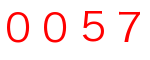
#> input picture captcha_test_data/0057.png, 150 x 60 px; its folder holds only this picture in this run
$ jupyter execute --allow-errors captcha_recognition_pre.ipynb
#> lines starting #> are read from the running program, lines starting #| are printed output that depends on the picture; after the words box and inside, x2 and y2 are one past the last pixel; in counts of white or black regions, pixels touching at a corner belong together
参考资料：
+ https://blog.csdn.net/shebao3333/article/details/78808066 - 好
+ https://blog.csdn.net/xdzhangzhenhao/article/details/81147838
+

[cell 1]
import os
import numpy as np
import pandas as pd
from cv2 import cv2 as cv
import matplotlib
import matplotlib.pyplot as plt


ROOT_DIR = os.getcwd()
TRAIN_DATA = os.path.join(ROOT_DIR, 'digits_data')
TEST_DATA_CAP = os.path.join(ROOT_DIR, 'captcha_test_data')
TEST_DATA_CHAR = os.path.join(ROOT_DIR, 'character_test_data')

下面的一个cell的代码是分割captha

[cell 2]
# 为了方便图片直接显示在jupyter中，cv的imshow不能直接在jupyter中显示
# 为了用matplotlib显示（ 不能用plt.show()，要用plt.imshow() ）
# 由于CV的通道是BGR顺序，而matpotlib是 RGB顺序，这里要做通道转换
# 方法一
# [4 lines left out: function bgr2rgb_v2, not called in this run]
# 方法二
def bgr2rgb(img):
    # 直接用python切片特性，[start: end: step], 这里start end为空，则默认遍历全部，step为-1则倒序遍历
    return img[:, :, ::-1]

def genNeedImg(img_path, img_type='binary', binary_therhold=127,
               binary_reverse=False, size=None, save=False, path='./'):
    '''
    用于生成指定大小的灰度图或二值图, img_path为图像路径
    type为标志转换类型，默认为binary，可选的值为binary或gray
    binary_therhold为二值图划分阈值，默认127（即大于127的像素设置为255，否则置0）
    binary_reverse默认为False，True时黑白颠倒（即大于127的像素设置为0，否则置255）
    size为tuple类型，用于指定生成图像的尺寸, 如：(512,512)，默认为None表示输出原图像尺寸
    save为保存标志，默认为False，为true时将生成的图保存到path(默认为当前文件夹)
    '''
    img_raw = cv.imread(img_path)
    if size != None: # 调整图像尺寸
        img_raw= cv.resize(img_raw,size)
    img_gray = cv.cvtColor(img_raw,cv.COLOR_RGB2GRAY) # 转换颜色空间为灰度
    # Add some extra padding around the image
    # img_gray = cv.copyMakeBorder(img_gray, 8, 8, 8, 8, cv.BORDER_REPLICATE)
    img_name = img_path[9:].split('.')[0] # 获取图像原始名称
    if img_type == 'gray': # 生成灰度图
        if save:
            cv.imwrite(os.path.join(path,'{}_gray.bmp'.format(img_name)),img_gray)
            print('Gray image saved at {}'.format(os.path.join(path,'{}_gray.bmp'.format(img_name))))
        else:
            print('Gray image generated!')
            return img_gray
    else: # 生成二值图
        if binary_reverse:
            ret, img_binary = cv.threshold(img_gray,binary_therhold,255,cv.THRESH_BINARY_INV) #反二进制阈值化
        else:
            ret, img_binary = cv.threshold(img_gray,binary_therhold,255,cv.THRESH_BINARY)# 二进制阈值化
        if save:
            cv.imwrite(os.path.join(path,'{}_binary.bmp'.format(img_name)),img_binary)
            print('threshold:{}'.format(ret)) # 输出转换阈值
            print('Binary image savd at {}'.format(os.path.join(path,'{}_binary.bmp'.format(img_name))))
        else:
            print('Binary image generated!')
            print('threshold:{}'.format(ret)) # 输出转换阈值
            return img_binary

# [48 lines left out: function captcha_character_detach, not called in this run]

[cell 3]
def captcha_char_detach(captcha_img_path, captcha_len=4):
    '''
    本函数在captcha_character_detach基础上，去除了识别验证码标签和保存分割的字符两个功能
    这个函数是用于单纯分割captcha的，用于验证码识别时分割字符用
    传入的验证码为需要检测识别的对象，可以不带标签
    '''
#> called with captcha_img_path = 'captcha_test_data/0057.png', captcha_len = 4
    img_gray = cv.imread(captcha_img_path, cv.IMREAD_GRAYSCALE) # 灰度图读入
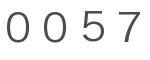
#> img_gray: shape (60, 150); min 76, max 255, mean 238.9
    img_binary = genNeedImg(captcha_img_path, img_type='binary', binary_therhold=127,
                            binary_reverse=True) # 直接调用genNeedImg生成二值图
#> in genNeedImg, img_raw is the input picture: shape (60, 150, 3); mean B, G, R 232.2, 232.2, 255
#> in genNeedImg, `img_gray = cv.cvtColor(img_raw,cv.COLOR_RGB2GRAY)`:
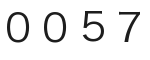
#> img_gray: shape (60, 150); min 29, max 255, mean 234.8
#> in genNeedImg, `ret, img_binary = cv.threshold(img_gray,binary_therhold,255,cv.THRESH_..`:
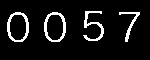
#> img_binary: shape (60, 150); 8.4% white in thin lines or dots, all inside (x1, y1, x2, y2) = (7, 11, 140, 42)
#> in genNeedImg, `ret, img_binary = cv.threshold(img_gray,binary_therhold,255,cv.THRESH_..`: ret = 127
#| threshold:127.0
    contours, hierarchy = cv.findContours(img_binary, cv.RETR_EXTERNAL, cv.CHAIN_APPROX_SIMPLE) # 划分字符轮廓
#> contours = 4 contours; box (x1, y1, x2, y2) and area: (44, 12, 66, 42) 510, (7, 12, 29, 42) 510, (83, 11, 104, 41) 126, (119, 12, 140, 42) 86
    # 由于直接划分的轮廓太多了（我换了字体后好像不会划分很多），这里考虑记录每个每个轮廓的数据，然后取 wxh （长x宽，即面积）的top4
    boundings = [cv.boundingRect(contour) for contour in contours] # 获取每个轮廓的信息，(x,y,width,height) x,y为轮廓最左上角坐标
#> boundings = [(119, 12, 21, 30), (44, 12, 22, 30), (7, 12, 22, 30), (83, 11, 21, 30)]
    boundings.sort(key=lambda tuple_x: tuple_x[2]*tuple_x[3], reverse=True) # lamdba传入的就是计算每个轮廓的面积，然后按面积大小降序排序
    if len(boundings) < captcha_len: # 获取到的轮廓小于4，则说明没有把4个字符都区分开来
        print('Bondings less then {}, captcha discarded!'.format(captcha_len))
        return # 直接结束，丢弃这个验证码样本
    boundings_save = sorted(boundings[:captcha_len], key=lambda tuple_x: tuple_x[0]) # 按轮廓的x坐标大小排序，tuple_x=(x,y,width,height)
#> boundings_save = [(7, 12, 22, 30), (44, 12, 22, 30), (83, 11, 21, 30), (119, 12, 21, 30)]
    character_splited = []
    for character_bounding in boundings_save:
        x, y, width, height = character_bounding
        margin = 2 # 提取单个字符的时候，在获取的轮廓拓宽margin个像素，因为findContours()的轮廓可能很紧凑
        character_img = img_gray[y - margin:y + height + margin, x - margin:x + width + margin]
        character_splited.append(character_img)
#> this loop made 4 passes
#> (character_bounding, x, y, width) on passes 1 to 4: ((7, 12, 22, 30), 7, 12, 22), ((44, 12, 22, 30), 44, 12, 22), ((83, 11, 21, 30), 83, 11, 21), ((119, 12, 21, 30), 119, 12, 21)
#> pass 1, in captcha_char_detach, `character_img = img_gray[y - margin:y + height + margin, x - margin:x ..`:
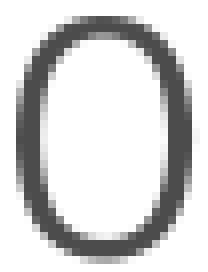
#> character_img: shape (34, 26) (shown 8 times larger); min 76, max 255, mean 210.4
#> pass 3, in captcha_char_detach, `character_img = img_gray[y - margin:y + height + margin, x - margin:x ..`:
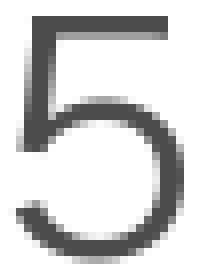
#> character_img: shape (34, 25) (shown 8 times larger); min 76, max 255, mean 209.1
#> after the loop, character_splited = 4 items
    return character_splited # 返回的是灰度图

#> (a cell that did not finish here is left out)

#> (a cell that did not finish here is left out)

[cell 6]
def gen_data_set(captcha_imgs_folder, binary=False, binary_reverse=True):
    '''
    此函数用于创建 样本集和对应标签集合,返回的数据集是np.array类型
    binary: 用于控制是否生成二值样本
    '''
    target_imgs = [ os.path.join(captcha_imgs_folder, img_name)
                    for img_name in os.listdir(captcha_imgs_folder) if img_name != '.DS_Store']
    target_imgs.sort() # 升序，注意不能 listA = listA.sort(), sort没有返回值
    data_set, label_set = [], []
    # 发现一个问题，如果先变成二值图，再进行resize会导致出现非0、255的像素，见上一个cell测试
    # 故这里再genNeedImg时候，指定20x20尺寸
    for captcha in target_imgs:
        if binary:
            img = genNeedImg(captcha, size=(20,20), binary_reverse=binary_reverse) # 生成20x20大小的二值图
        else:
            img = cv.imread(captcha, cv.IMREAD_GRAYSCALE) # 以灰度图读入验证码/单个字符的图
            img = cv.resize(img, (20,20)) # 调整尺寸到20x20
        img = img.reshape(400,)  # reshape成一维数组（sklearn用kNN时需要的格式）
        data_set.append(img)
        label_set.append(os.path.basename(captcha)[0])
    return np.array(data_set), np.array(label_set)

#> (the rest of this cell did not finish here and is left out)

### 下面用sklearn的kNN工具来做训练和预测

[cell 7]
from sklearn.neighbors import KNeighborsClassifier

kNN_classifier = KNeighborsClassifier(n_neighbors=3)
kNN_classifier

### 看了一下https://blog.csdn.net/xdzhangzhenhao/article/details/81147838
### 测试发现，sklearn中的kNN需要的数据的shape必须是 (n,) 也就是一维数组，所以gen_data_set()中会有规整化数据的操作

#> (a cell that did not finish here is left out)

#> (a cell that did not finish here is left out)

#> (a cell that did not finish here is left out)

[cell 11]
# [9 lines left out: function prediction_accuracy, not called in this run]

#> (a cell that did not finish here is left out)

### 下面我尝试自己实现一下kNN算法

[cell 13]
# [18 lines left out: function judger, not called in this run]

# judger( (5,2,2,3,3,3) )

解释一下`judger()`函数：
因为kNN计算的是与目标样本最接近的k个预测值，在`RG_kNN_classifier()`中，预测结果是一个tuple
结构为 $ (p_1, p_2, \cdots, p_k)$，其中，$p_1$最接近目标样本的预测（距离最小），因此其预测价值应该最大
所以，为了给出最后的预测值，我写了该`judger()`判决函数。
判决流程为：
+ 从 $ k\_prediction = (p_1, p_2, \cdots, p_k)$ 中找出重复出现的预测值，保存到duplication中
+ 如果 duplication 为空(即不存在重复预测值) 或者 $p_1 \in duplication$ ，则直接返回 预测值 $p_1$，结束流程，否则继续接下来的流程
+ 找出duplication中预测价值最大（也就是序号最小）的值 top_dupli
+ 统计 top_dupli 出现的次数，记作 count
+ 如果 $ count >= [ 2/3 \cdot k]$，则返回 top_dupli，否则依旧返回 $p_1$ (其中[]为取整)
至于为啥是 2/3， 是我设置的值，可以自行调整
举例：
+ (3, 2, 1, 1, 1) 返回 1
+ (1, 2, 3, 4) 返回 1
+ (1, 2, 1, 1, 2) 返回 1

[cell 14]
k_prediction = [ 1,2 ,3 ]
k = len(k_prediction)
tmp = list(k_prediction)
[tmp.remove(i) for i in list(set(tmp))]
duplication = set(tmp) # 找出预测值中重复元素
len(duplication)

[cell 15]
a = np.array([1,2,3,4,5])
l = np.argsort(a)[-1:]
a[l]

[cell 16]
# [30 lines left out: function RG_kNN_classifier, not called in this run]

#> (a cell that did not finish here is left out)

#> (a cell that did not finish here is left out)

下面是调试的时候的代码，因为我脑袋抽风, 写成了距离最大：
`# topK = np.argsort(distances)[-k:][::-1] # [-k:]是提取最后k个（因为argsort是升序排序）,[::-1]则是将其反序`
然后在用下面的方法，看为啥0会识别成4

#> (a cell that did not finish here is left out)

#> (a cell that did not finish here is left out)

### 以上是直接识别单个字符，下面开始写，送入一个4个字符的验证码，进行整体识别

[cell 21]
# captcha_path = {
#     'text': captcha_name,
#     'path': os.path.join(TEST_DATA_CAP, captcha_name)
#     for captcha_name in os.listdir(TEST_DATA_CAP)
# } # 试了试，python字典不能像list一样快速遍历生成
captcha_paths = [ os.path.join(TEST_DATA_CAP, captcha_name) for captcha_name in os.listdir(TEST_DATA_CAP)]
captcha_paths.sort()
# captcha_path

[cell 22]
character_splited = captcha_char_detach(captcha_paths[0], captcha_len=4)
#> character_splited = 4 items
character_splited[0]
# for character in character_splited:
#     character = character.reshape(20,20)

[cell 23]
c_test = cv.resize(character_splited[0], (20,20))
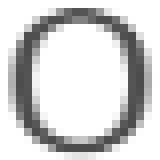
#> c_test: shape (20, 20) (shown 8 times larger); min 76, max 255, mean 209.4
ret, test_binary = cv.threshold(c_test,127,255,cv.THRESH_BINARY_INV) #反二进制阈值化
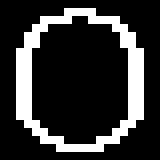
#> test_binary: shape (20, 20) (shown 8 times larger); 20% white in thin lines or dots, all inside (x1, y1, x2, y2) = (2, 1, 18, 19)
test_binary = test_binary.reshape(400,)
#> test_binary = 400 values, max 255 at index 28, min 0 at index 0, mean 51
# plt.imshow(test_binary.reshape(20,20))

$ run again, on captcha_test_data/0058.png
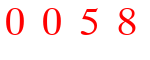
#> input picture captcha_test_data/0058.png, 150 x 60 px
#> in genNeedImg, img_raw is the input picture: shape (60, 150, 3); mean B, G, R 236.1, 236.1, 255
#> in genNeedImg, `ret, img_binary = cv.threshold(img_gray,binary_therhold,255,cv.THRESH_..`:
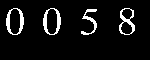
#> img_binary: shape (60, 150); 7.2% white; 4 white regions
#> ret = 127
#| threshold:127.0
#> contours = 4 contours; box (x1, y1, x2, y2) and area: (43, 8, 61, 35) 360, (6, 8, 24, 35) 360, (119, 8, 135, 35) 298, (81, 9, 97, 35) 84
#> boundings = [(81, 9, 16, 26), (119, 8, 16, 27), (43, 8, 18, 27), (6, 8, 18, 27)]
#> boundings_save = [(6, 8, 18, 27), (43, 8, 18, 27), (81, 9, 16, 26), (119, 8, 16, 27)]
#> the loop in captcha_char_detach, `for character_bounding in boundings_save:` made 4 passes
#> after the loop in captcha_char_detach, `for character_bounding in boundings_save:`: character_splited = 4 items
#> `ret, test_binary = cv.threshold(c_test,127,255,cv.THRESH_BINARY_INV)`:
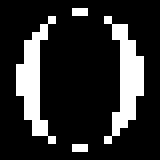
#> test_binary: shape (20, 20) (shown 8 times larger); 18% white in thin lines or dots, all inside (x1, y1, x2, y2) = (2, 1, 18, 19)
#> `test_binary = test_binary.reshape(400,)`: test_binary = 400 values, max 255 at index 29, min 0 at index 0, mean 45.9
